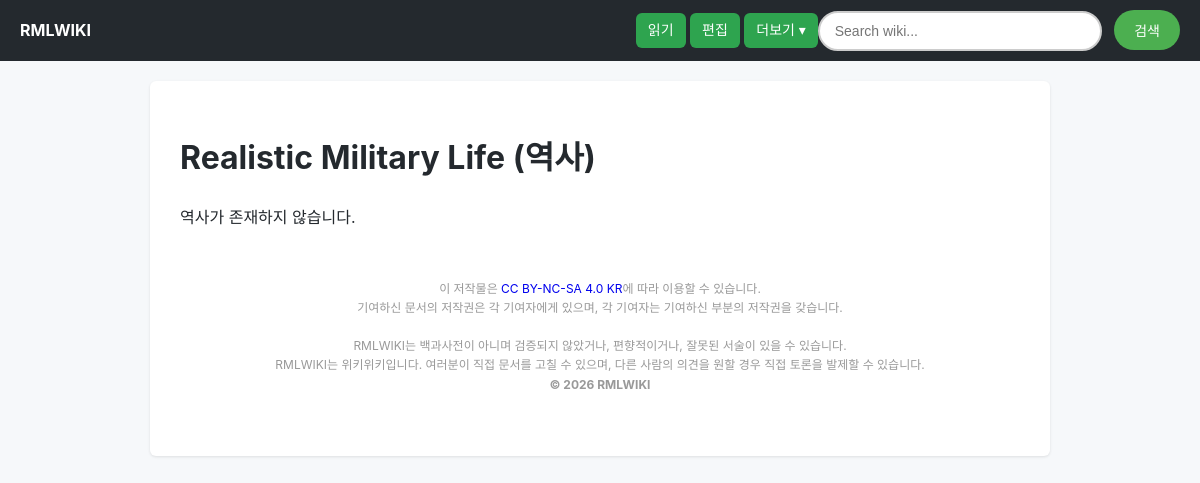
The page /history/Realistic Military Life on the database as committed earlier.
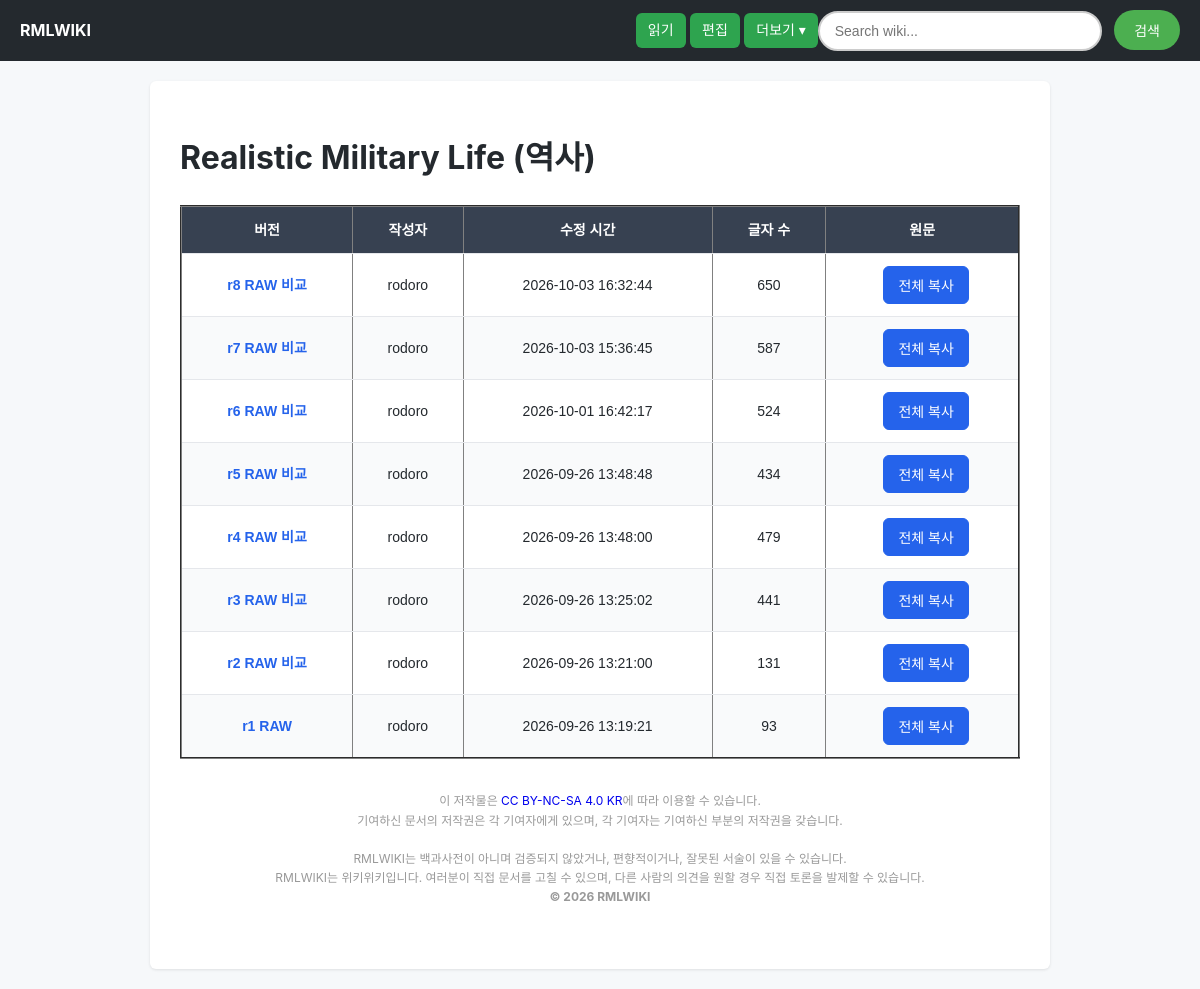
The same page on the database as committed later.
### tables this page shows
CREATE TABLE wiki_history (
            id INTEGER PRIMARY KEY AUTOINCREMENT,
            title TEXT,
            content TEXT,
            author TEXT,
            rev INTEGER,
            created_at TIMESTAMP DEFAULT CURRENT_TIMESTAMP
        );

### app.py (the view)
@app.route("/history/<path:Document>")
def history(Document):
    Document = prefix(Document)
    conn = sqlite3.connect(config.DB_PATH)
    cursor = conn.cursor()
    cursor.execute("""
        SELECT rev, author, datetime(created_at, '+9 hours'), LENGTH(content), content
        FROM wiki_history
        WHERE title = ?
        ORDER BY rev DESC
    """, (Document,))
    rows = cursor.fetchall()
    conn.close()
    return flask.render_template(
        "index.html",
        title=Document,
        mode="history",
        history_data=rows,
        wiki_name=config.WIKI_NAME,
        wiki_page=config.MAIN_PAGE,
        wiki_color=config.LOGO_COLOR
    )

### app.py (called while the page is built, shortened)
@app.context_processor
def inject_footer_content():
    return {
        "footer_content": config.FOOTER_CONTENT,
        "is_operator": is_admin_role(get_current_user_role())
    }

def prefix(Document):
    Document = urllib.parse.unquote(Document)
    if Document.startswith("문서:"):
        Document = Document[len("문서:"):]
    return Document

def is_admin_role(role):
    if role is None:
        return False

def get_current_user_role():
    if flask.session.get('operator_authenticated'):
        return 'admin'
    username = flask.session.get('user')
    if not username:
        return None

def get_client_ip():
    return flask.request.remote_addr or "unknown"

### templates/index.html (shortened to what this page needs)
<!DOCTYPE html>
<html lang="ko">
<head>
    <link rel="stylesheet" href="{{ url_for('static', filename='style.css') }}">
</head>
<body data-page-mode="{{ mode }}" data-document-title="{{ title }}" data-main-page="{{ wiki_page }}">
    <div class="menu">
        <a href="/w/{{ wiki_page }}" style="text-decoration: none; color: {{ wiki_color or 'white' }};"><b>{{ wiki_name or 'WIKI' }}</b></a>
        <a href="{{ url_for('view', Document=title) }}" class="box">읽기</a>&nbsp;
        <a href="{{ url_for('editing', Document=title) }}" class="box">편집</a>&nbsp;
        <details class="menu-more">
            <summary>더보기</summary>
        </details>
        <form action="/search">
            <input type="text" name="q" placeholder="Search wiki...">
            <button>검색</button>
        </form>
    </div>
    <div class="container">
        {% if mode == "w" %}
            <h1>{{ title }} {% if version %}(r{{ version }} 버전){% endif %}</h1>
            {% if come %}
                <div style="margin: 12px 0 16px; padding: 12px 14px; border: 1px solid #d0ebff; border-radius: 6px; background: #f1f8ff; color: #1864ab;">
                    <strong>↩ 리다이렉트 안내</strong><br>
                    이전 문서 <b>{{ come }}</b>에서 이 문서로 이동했습니다.<br>
                    <hr>
                    <a href="/edit/{{ come }}" style="color: #1864ab;"><strong>“{{ come }}” 문서 수정하러 가기</strong></a>
                </div>
            {% endif %}
            {% if letter %}
                <div class="Stub">이 문서는 토막글 문서입니다. 여러분의 기여로 문서를 가득 채워주시길 바랍니다.</div>
            {% endif %}
            <div class="wiki-body">
                {{ detail|safe }}
            </div>
        {% elif mode == "raw" %}
            <h1>{{ title }} (RAW r{{ version }})</h1>
            <textarea id="raw-document-content" class="wiki-raw-source" readonly>{{ raw_content }}</textarea>
            <button type="button" class="wiki-version-copy" data-copy-target="raw-document-content">전체 복사</button>
        {% elif mode == "edit" %}
            <h1>{{ title }} (편집)</h1>
            <form method='post' id="document-edit-form">
                <textarea name='content' rows='20' style="width: 100%; box-sizing: border-box;">{{ detail }}</textarea><br>
                <button type='submit' style="margin-top: 10px; padding: 10px 20px;">저장</button>
            </form>
        {% elif mode == "history" %}
            <h1>{{ title }} (역사)</h1>
            {% if history_data %}
                <table class="wiki-history-table" border="2">
                    <thead>
                        <tr>
                            <th>버전</th>
                            <th>작성자</th>
                            <th>수정 시간</th>
                            <th>글자 수</th>
                            <th>원문</th>
                        </tr>
                    </thead>
                    <tbody>
                    {% for row in history_data %}
                        <tr>
                            <td>
                                <a href="{{ url_for('view', Document=title, rev=row[0]) }}">r{{ row[0] }}</a>
                                <a href="{{ url_for('view', Document=title, raw=row[0]) }}">RAW</a>
                                {% if row[0] > 1 %}
                                    <a href="{{ url_for('compare', Document=title) }}?from={{ row[0] - 1 }}&amp;to={{ row[0] }}">비교</a>
                                {% endif %}
                            </td>
                            <td>{{ row[1] }}</td>
                            <td>{{ row[2] }}</td>
                            <td>{{ row[3] }}</td>
                            <td>
                                <button type="button" class="wiki-version-copy" data-copy-target="history-revision-{{ row[0] }}">전체 복사</button>
                            </td>
                        </tr>
                    {% endfor %}
                    </tbody>
                </table>
            {% else %}
                <p>역사가 존재하지 않습니다.</p>
            {% endif %}
        {% elif mode == "admin" %}
            <h1>{{ title }}</h1>
        {% endif %}
        {{ footer_content|safe }}
    </div>
</body>
</html>

Rows that differ between the two databases and show on the page:
now on this page (row edited): wiki_history: rev "8", author "rodoro", row "2026-10-03 16:32:44", row "650"
now on this page (row edited): wiki_history: rev "7", author "rodoro", row "2026-10-03 15:36:45", row "587"
now on this page (row edited): wiki_history: rev "6", author "rodoro", row "2026-10-01 16:42:17", row "524"
now on this page (row edited): wiki_history: rev "5", author "rodoro", row "2026-09-26 13:48:48", row "434"
now on this page (row edited): wiki_history: rev "4", author "rodoro", row "2026-09-26 13:48:00", row "479"
now on this page (row edited): wiki_history: rev "3", author "rodoro", row "2026-09-26 13:25:02", row "441"
now on this page (row edited): wiki_history: rev "2", author "rodoro", row "2026-09-26 13:21:00", row "131"
now on this page (row edited): wiki_history: rev "1", author "rodoro", row "2026-09-26 13:19:21", row "93"
Other text that changed with them:
text no longer shown: "역사가 존재하지 않습니다."
text now shown: "버전 작성자 수정 시간 글자 수 원문"
